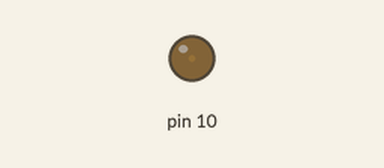
Simulated run of this sketch. Board: Arduino Uno, built with avr-gcc and run on an emulated ATmega328P. Shown: output pins drawn as LEDs (lit = HIGH).

Above: at 0.05 s.
At 1.15 s:
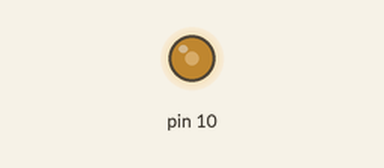
At 2.3 s:
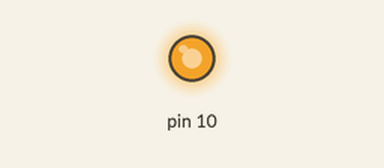
At 4.6 s:
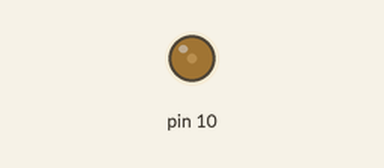
Timing chart, 0 to 6.7 s (numbered marks = the images above):
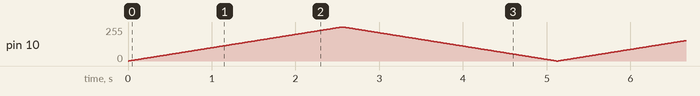

The sketch:

dimming.ino
```cpp
void setup() {
  // put your setup code here, to run once:
  pinMode(10, OUTPUT);
}

void loop() {
  // put your main code here, to run repeatedly:
  for (int k = 0; k<=255; k++)
  {
      analogWrite(10, k);
      delay(10);
  }
  for (int k = 255; k>= 0; k--)
  {
     analogWrite(10, k);
     delay(10);
  }
}
```
